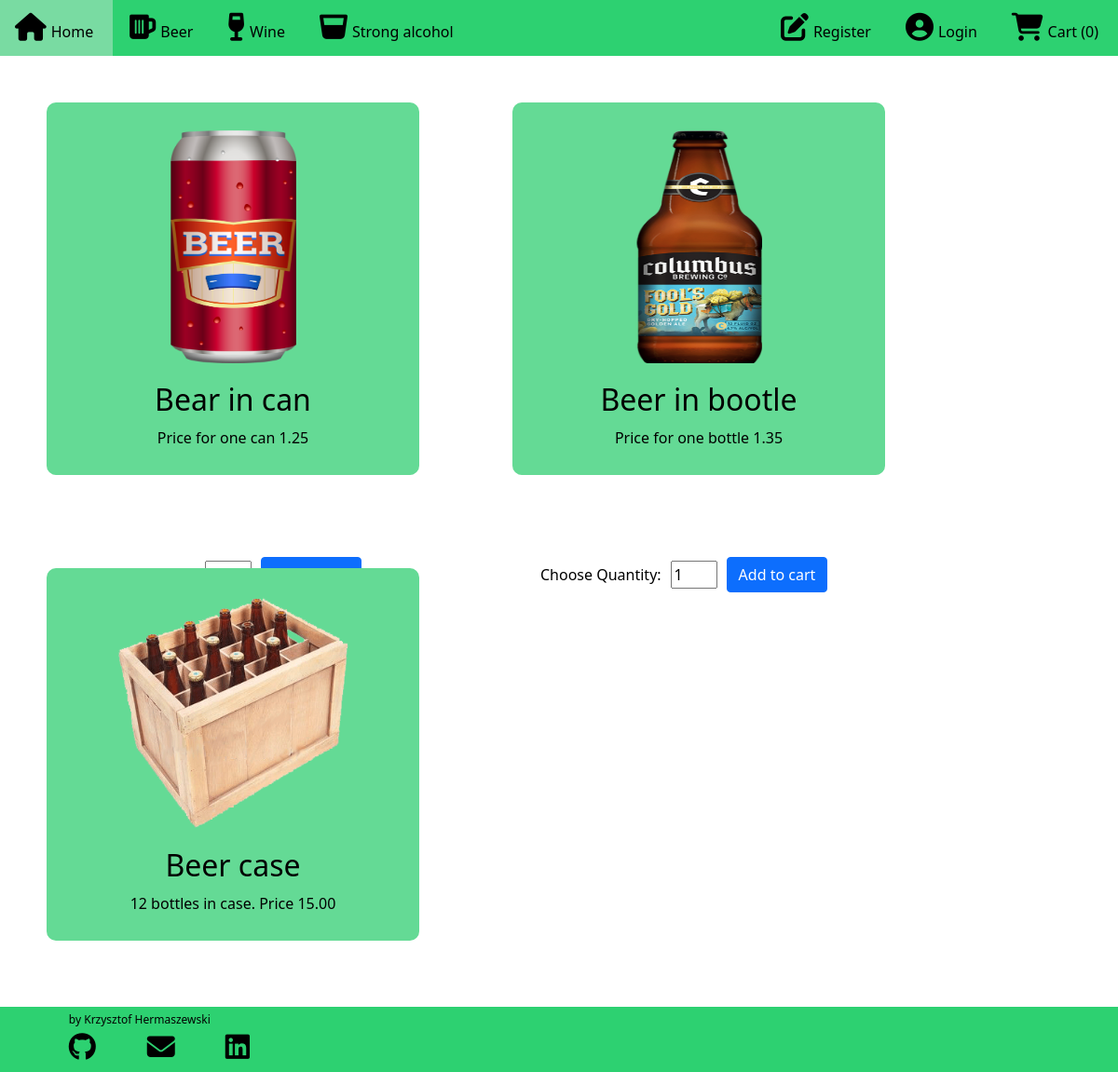
The page /beer on the database as committed earlier.
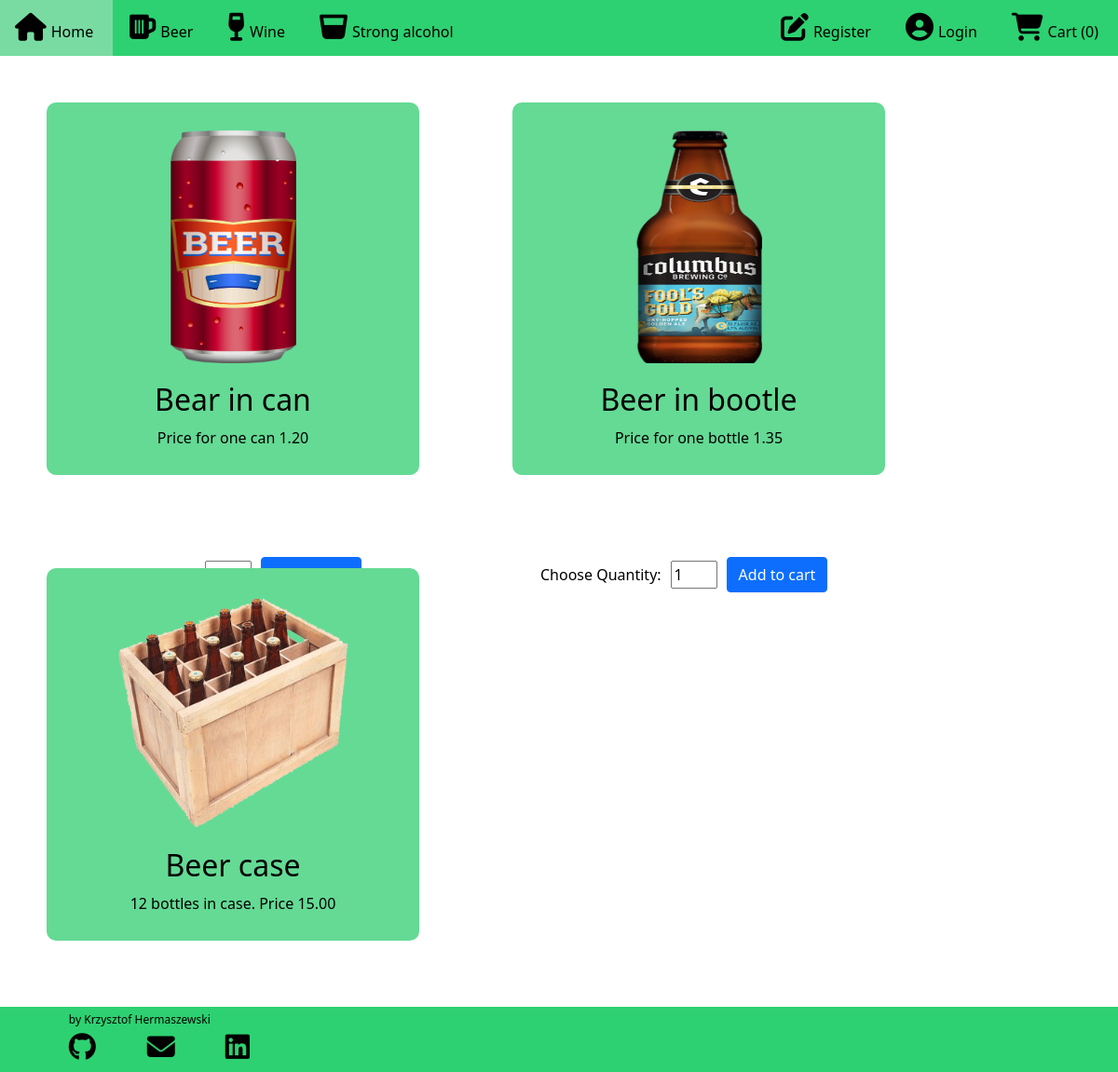
The same page on the database as committed later.
### alco_taxi/models.py (models this page shows, shortened)
class Product(db.Model):
    id = db.Column(db.Integer, primary_key=True)
    product_name = db.Column(db.String(50), unique=True, nullable=False)
    price = db.Column(db.Float)
    barcode = db.Column(db.String(12), unique=True, nullable=False)
    image = db.Column(db.String(50), unique=True, nullable=False)
    orders = db.relationship('Order_Item', backref='product', lazy=True)

### alco_taxi/routes.py (the view)
@app.route('/beer')
def beer():
    return render_template("beer.html")

### alco_taxi/routes.py (called while the page is built)
@app.context_processor
def context_processor():
    products = Product.query.all()
    return dict(products=products)

### alco_taxi/templates/beer.html (shortened to what this page needs)
{% extends "base.html" %}
{% block content %}
<div class="split">
    <div class="centered">
      <img id="product" src={{products[0].image}} alt="Beer can">
      <h2>{{products[0].product_name}}</h2>
      <p>Price for one can {{ "%.2f"|format(products[0].price) }}</p>
      <div class="space"></div>
      <div>
        <form  class="form-inline" action="{{ url_for('add_to_cart') }}" method='POST'>
         <label for="">Choose Quantity:</label>
         <button type="submit" class="btn btn-primary">Add to cart</button>
        </form>
      </div>
    </div>
  </div><div class="split">
    <div class="centered">
        <img id="product" src={{products[1].image}} alt="Beer bottle">
      <h2>{{products[1].product_name}}</h2>
      <p>Price for one bottle {{ "%.2f"|format(products[1].price) }}</p>
      <div class="space"></div>
      <div>
        <form  class="form-inline" action="{{ url_for('add_to_cart') }}" method='POST'>
         <label for="">Choose Quantity:</label>
         <input id="quantity" type="number", name="quantity", value='1', min="1", max="20">
         <button type="submit" class="btn btn-primary">Add to cart</button>
        </form>
      </div>
    </div>
  </div><div class="split">
    <div class="centered">
        <img id="product_wide" src={{products[2].image}} alt="Beer case">
      <h2>{{products[2].product_name}}</h2>
      <p>12 bottles in case. Price {{ "%.2f"|format(products[2].price) }}</p>
      <div class="space"></div>
      <div>
        <form  class="form-inline" action="{{ url_for('add_to_cart') }}" method='POST'>
         <label for="">Choose Quantity:</label>
         <button type="submit" class="btn btn-primary">Add to cart</button>
        </form>
      </div>
    </div>
  </div>
{% endblock content %}

### alco_taxi/templates/base.html (shortened to what this page needs)
<!DOCTYPE html>
<html>
<head>
    <link href="https://cdn.jsdelivr.net/npm/bootstrap@5.0.1/dist/css/bootstrap.min.css" rel="stylesheet">
    <link rel="stylesheet" href="{{ url_for('static', filename='style.css') }}">
</head>
<body>
    <ul>
        <li><a href="{{ url_for('home') }}"><i class="fas fa-home"></i><span>Home</span></a></li>
        <li><a href="{{ url_for('beer') }}"><i class="fas fa-beer"></i><span>Beer</span></a></li>
        <li><a href="{{ url_for('wine') }}"><i class="fas fa-wine-glass"></i><span>Wine</span></a></li>
        <li><a href="{{ url_for('strong') }}"><i class="fas fa-glass-whiskey"></i><span>Strong alcohol</span></a></li>
        <li style="float:right"><a href="{{ url_for('cart') }}"><i class="fas fa-shopping-cart"></i><span>Cart ({{ session['cart']|length }})</span></a></li>
        {% if current_user.is_authenticated %}
        <li style="float:right"><a href="{{ url_for('logout') }}"><i class="fas fa-sign-out-alt"></i><span>Logout</span></a></li>
        <li style="float:right"><a href="{{ url_for('account_menu') }}"><i class="fas fa-user-alt"></i><span>Account</span></a></li>
        {% else %}
        <li style="float:right"><a href="{{ url_for('login') }}"><i class="fas fa-user-circle"></i></i><span>Login</span></a></li>
        <li style="float:right"><a href="{{ url_for('register') }}"><i class="fas fa-edit"></i><span>Register</span></a></li>
        {% endif %}
      </ul>
    {% block content %}
    {% endblock %}
    {% block footer %}
    <div class="base_footer">
      <div class="f1">by Krzysztof Hermaszewski
        <div class="row_footer">
          <div class="column">
            <a href="https://github.com/Kristof-nl">
              <i class="fab fa-github"></i>
            </a>
          </div>
          <div class="column">
            <a href = "mailto: hermaszewski.krzysztof@gmail.com">
              <i class="fas fa-envelope"></i>
            </a>
          </div>
          <div class="column">
            <a href="https://www.linkedin.com/in/krzysztof-hermaszewski-a6580b210/">
            <i class="fab fa-linkedin"></i>
            </a>
          </div>
        </div>
      </div>
    </div>
    {% endblock %}
</body>
</html>

### alco_taxi/static/style.css (style rules this page uses)
ul { list-style-type: none; margin: 0; padding: 0; overflow: hidden; background-color: rgb(45, 209, 113); }
li { float: left; }
li a { display: block; color: rgb(0, 0, 0); text-align: center; padding: 14px 16px; text-decoration: none; }
.base_footer { position:fixed; left: 0 ; bottom: 0; width: 100%; height: 70px; background-color: rgb(45, 209, 113) ; color: black; text-align: center; }
.f1, .f2, .f3 { -moz-box-sizing: border-box; box-sizing: border-box; display: inline-block; text-align: right; font-size: 12px; padding: 0 6%; min-width: 300px; width: 33%; }
.f1 { text-align: left; margin-bottom: 5px; }
.column { float: left; width: 33.33%; }
.row_footer { margin-top: 5px; }
.split { color: black; background-color: rgb(100, 218, 149);; border-radius: 10px; width: 400px; height: 400px; float: left; margin: 50px; padding: 15px; }
.centered { text-align: center; padding: 15px; }
#product { width: 135px; height: 250px; }
h2 { margin-top: 20px; margin-bottom: 10px; }
#product_wide { width: 250px; height: 250px; }
.fab { color: black; text-align:center; font-size: 30px; }
.fas { color: black; text-align:center; font-size: 30px; }
span { margin: 5px; }
.form-inline { display: flex; flex-flow: row wrap; align-items: center; }
.space { height: 50px; }
#quantity { width: 50px; }
body { overflow-x: hidden; }
.space { height: 100px; }

Rows that differ between the two databases and show on the page:
changed Product "Bear in can": price "1.25" → "1.20"
